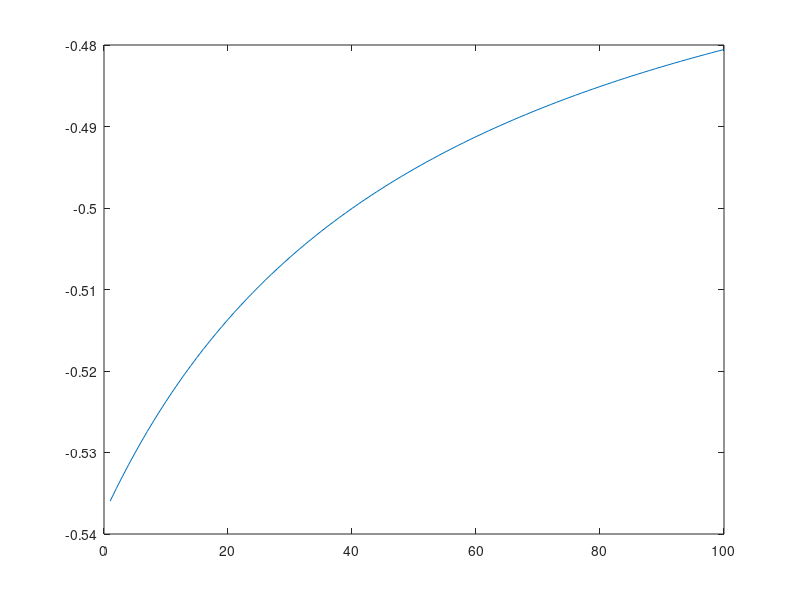

Source code (MATLAB):
clear all;
vals = zeros(100,100);
r = 0.01;
gamma = 0.5;
mu = 1;
Q = 1;
for i = 1:100
    r = r + 0.01;
    gamma = 1.5;
    for j = 1:100
        gamma = gamma + 0.03;
        c1 = pi*r^2 + 8*Q^2*mu/pi/r^4;
        c2 = 2^(-1/gamma)*(pi*r^2 + 8*mu*Q^2/pi/r^4/2^3);
        const = sqrt(c1/c2);
        vals(i,j) = (1 - const)/(1 + const);
    end
end

plot(vals(50,:))